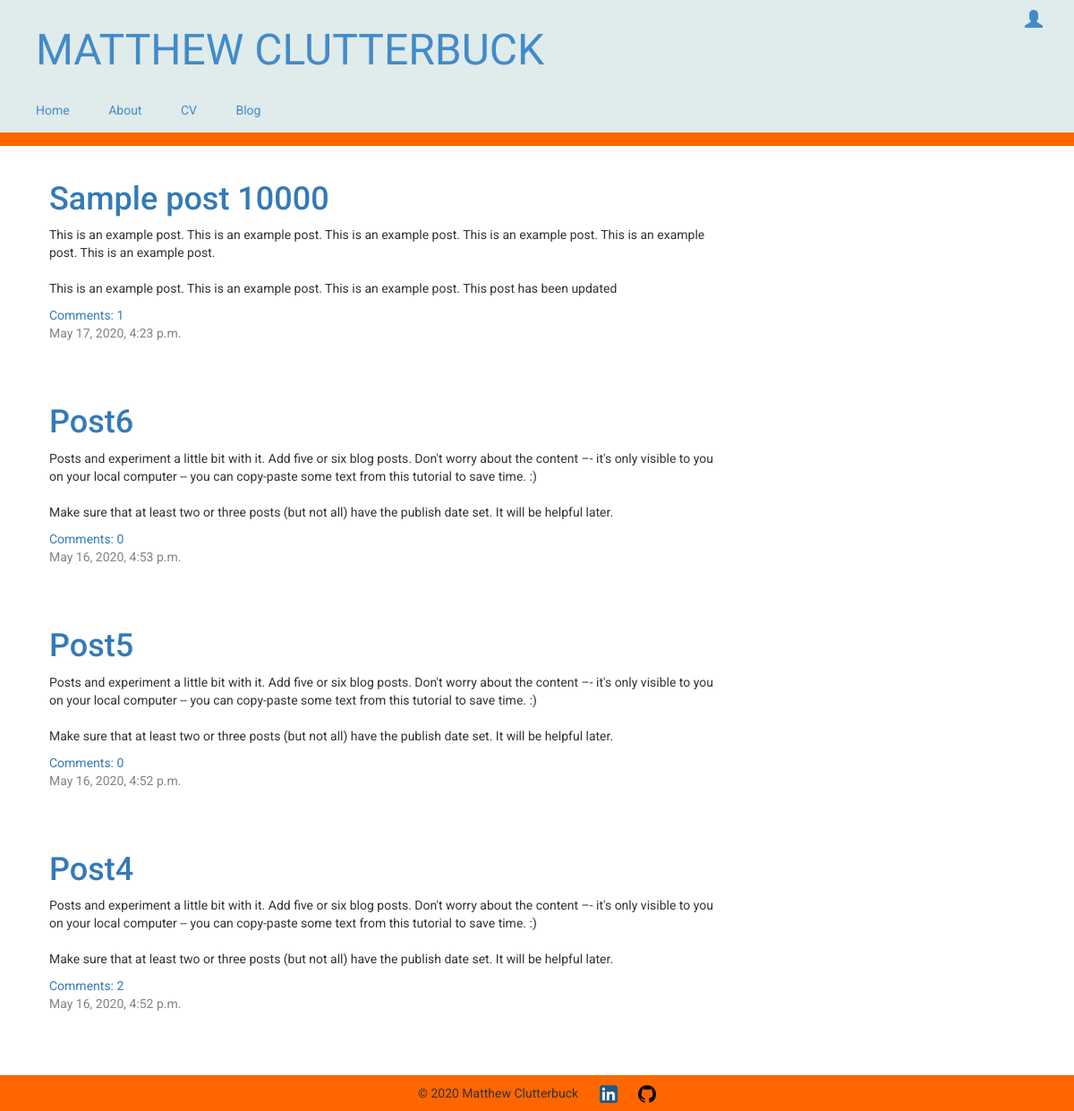
The page /blog/ on the database as committed earlier.
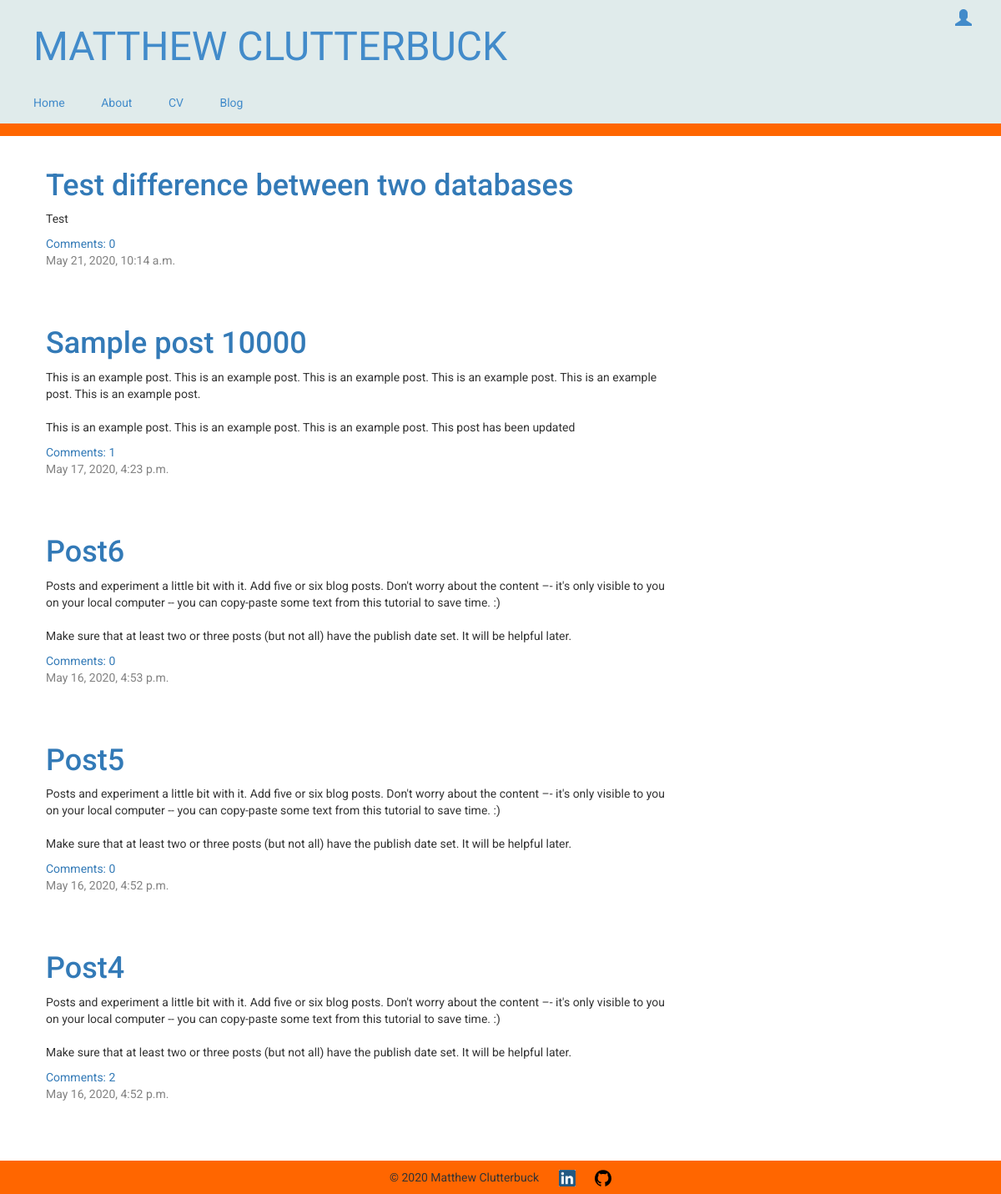
The same page on the database as committed later.
### blog/models.py (models this page shows, shortened)
class Post(models.Model):
    author = models.ForeignKey(settings.AUTH_USER_MODEL, on_delete=models.CASCADE)
    title = models.CharField(max_length=200)
    text = models.TextField()
    created_date = models.DateTimeField(default=timezone.now)
    published_date = models.DateTimeField(blank=True, null=True)
    def approved_comments(self):
        return self.comments.filter(approved_comment=True)

### blog/views.py (the view)
# urls.py: path('blog/', views.post_list, name='post_list'),
def post_list(request):
    posts = Post.objects.filter(published_date__lte=timezone.now()).order_by('-published_date')
    return render(request, 'blog/post_list.html', {'posts': posts})

### blog/templates/blog/post_list.html
{% extends 'blog/base.html' %}
{% block content %}
    {% for post in posts %}
        <div class="post">
            <h1><a href="{% url 'post_detail' pk=post.pk %}">{{ post.title }}</a></h1>
            <p>{{ post.text|linebreaksbr }}</p>
            <a href="{% url 'post_detail' pk=post.pk %}">Comments: {{ post.approved_comments.count }}</a>
            <div class="date">
                {{ post.published_date }}
            </div>
        </div>
    {% endfor %}
{% endblock content %}

Rows that differ between the two databases and show on the page:
added Post: title "Test difference between two databases", text "Test", approved_comments.count "0", published_date "May 21, 2020, 10:14 a.m."
